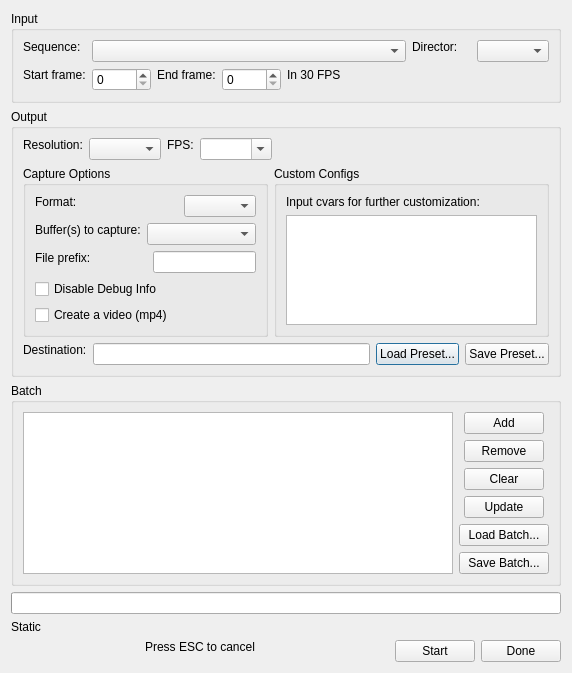
<?xml version="1.0" encoding="UTF-8"?>
<ui version="4.0">
 <class>SequenceBatchRenderDialog</class>
 <widget class="QDialog" name="SequenceBatchRenderDialog">
  <property name="geometry">
   <rect>
    <x>0</x>
    <y>0</y>
    <width>572</width>
    <height>614</height>
   </rect>
  </property>
  <property name="windowTitle">
   <string>Render Output</string>
  </property>
  <layout class="QVBoxLayout" name="verticalLayout_4">
   <item>
    <widget class="QGroupBox" name="groupBox">
     <property name="title">
      <string>Input</string>
     </property>
     <layout class="QGridLayout" name="gridLayout_2">
      <item row="1" column="5" colspan="2">
       <widget class="QLabel" name="BATCH_RENDER_FRAME_IN_FPS">
        <property name="text">
         <string>In 30 FPS</string>
        </property>
        <property name="alignment">
         <set>Qt::AlignLeading|Qt::AlignLeft|Qt::AlignTop</set>
        </property>
       </widget>
      </item>
      <item row="0" column="0">
       <widget class="QLabel" name="label">
        <property name="text">
         <string>Sequence:</string>
        </property>
        <property name="alignment">
         <set>Qt::AlignLeading|Qt::AlignLeft|Qt::AlignTop</set>
        </property>
       </widget>
      </item>
      <item row="1" column="3">
       <widget class="QLabel" name="label_2">
        <property name="text">
         <string>End frame:</string>
        </property>
        <property name="alignment">
         <set>Qt::AlignLeading|Qt::AlignLeft|Qt::AlignTop</set>
        </property>
       </widget>
      </item>
      <item row="0" column="7">
       <widget class="QLabel" name="label_3">
        <property name="text">
         <string>Director:</string>
        </property>
        <property name="alignment">
         <set>Qt::AlignLeading|Qt::AlignLeft|Qt::AlignTop</set>
        </property>
       </widget>
      </item>
      <item row="0" column="8">
       <widget class="QComboBox" name="m_shotCombo"/>
      </item>
      <item row="1" column="7" colspan="2">
       <spacer name="horizontalSpacer">
        <property name="orientation">
         <enum>Qt::Horizontal</enum>
        </property>
        <property name="sizeHint" stdset="0">
         <size>
          <width>40</width>
          <height>20</height>
         </size>
        </property>
       </spacer>
      </item>
      <item row="1" column="2">
       <widget class="QSpinBox" name="m_startFrame"/>
      </item>
      <item row="0" column="2" colspan="5">
       <widget class="QComboBox" name="m_sequenceCombo"/>
      </item>
      <item row="1" column="0">
       <widget class="QLabel" name="label_4">
        <property name="text">
         <string>Start frame:</string>
        </property>
        <property name="alignment">
         <set>Qt::AlignLeading|Qt::AlignLeft|Qt::AlignTop</set>
        </property>
       </widget>
      </item>
      <item row="1" column="4">
       <widget class="QSpinBox" name="m_endFrame"/>
      </item>
     </layout>
    </widget>
   </item>
   <item>
    <widget class="QGroupBox" name="groupBox_3">
     <property name="title">
      <string>Output</string>
     </property>
     <layout class="QVBoxLayout" name="verticalLayout_5">
      <item>
       <layout class="QHBoxLayout" name="horizontalLayout_5">
        <item>
         <widget class="QLabel" name="label_5">
          <property name="text">
           <string>Resolution:</string>
          </property>
          <property name="alignment">
           <set>Qt::AlignLeading|Qt::AlignLeft|Qt::AlignTop</set>
          </property>
         </widget>
        </item>
        <item>
         <widget class="QComboBox" name="m_resolutionCombo"/>
        </item>
        <item>
         <widget class="QLabel" name="label_6">
          <property name="text">
           <string>FPS:</string>
          </property>
          <property name="alignment">
           <set>Qt::AlignLeading|Qt::AlignLeft|Qt::AlignTop</set>
          </property>
         </widget>
        </item>
        <item>
         <widget class="QComboBox" name="m_fpsCombo">
          <property name="editable">
           <bool>true</bool>
          </property>
          <property name="insertPolicy">
           <enum>QComboBox::NoInsert</enum>
          </property>
         </widget>
        </item>
        <item>
         <spacer name="horizontalSpacer_2">
          <property name="orientation">
           <enum>Qt::Horizontal</enum>
          </property>
          <property name="sizeHint" stdset="0">
           <size>
            <width>40</width>
            <height>20</height>
           </size>
          </property>
         </spacer>
        </item>
       </layout>
      </item>
      <item>
       <layout class="QHBoxLayout" name="horizontalLayout_3">
        <item>
         <widget class="QGroupBox" name="groupBox_4">
          <property name="title">
           <string>Capture Options</string>
          </property>
          <layout class="QGridLayout" name="gridLayout">
           <item row="1" column="0">
            <widget class="QLabel" name="label_8">
             <property name="text">
              <string>Buffer(s) to capture:</string>
             </property>
             <property name="alignment">
              <set>Qt::AlignLeading|Qt::AlignLeft|Qt::AlignTop</set>
             </property>
            </widget>
           </item>
           <item row="2" column="2" colspan="2">
            <widget class="QLineEdit" name="BATCH_RENDER_FILE_PREFIX">
             <property name="alignment">
              <set>Qt::AlignLeading|Qt::AlignLeft|Qt::AlignVCenter</set>
             </property>
            </widget>
           </item>
           <item row="2" column="0">
            <widget class="QLabel" name="label_9">
             <property name="text">
              <string>File prefix:</string>
             </property>
             <property name="alignment">
              <set>Qt::AlignLeading|Qt::AlignLeft|Qt::AlignTop</set>
             </property>
            </widget>
           </item>
           <item row="0" column="3">
            <widget class="QComboBox" name="m_imageFormatCombo"/>
           </item>
           <item row="1" column="1" colspan="3">
            <widget class="QComboBox" name="m_buffersToCaptureCombo"/>
           </item>
           <item row="3" column="0" colspan="4">
            <widget class="QCheckBox" name="m_disableDebugInfoCheckBox">
             <property name="text">
              <string>Disable Debug Info</string>
             </property>
            </widget>
           </item>
           <item row="4" column="0" colspan="4">
            <widget class="QCheckBox" name="m_createVideoCheckBox">
             <property name="text">
              <string>Create a video (mp4)</string>
             </property>
            </widget>
           </item>
           <item row="0" column="0">
            <widget class="QLabel" name="label_7">
             <property name="text">
              <string>Format:</string>
             </property>
             <property name="alignment">
              <set>Qt::AlignLeading|Qt::AlignLeft|Qt::AlignTop</set>
             </property>
            </widget>
           </item>
          </layout>
         </widget>
        </item>
        <item>
         <widget class="QGroupBox" name="groupBox_5">
          <property name="title">
           <string>Custom Configs</string>
          </property>
          <layout class="QVBoxLayout" name="verticalLayout_3">
           <item>
            <widget class="QLabel" name="label_10">
             <property name="text">
              <string>Input cvars for further customization:</string>
             </property>
             <property name="alignment">
              <set>Qt::AlignLeading|Qt::AlignLeft|Qt::AlignTop</set>
             </property>
            </widget>
           </item>
           <item>
            <widget class="QTextEdit" name="m_cvarsEdit">
             <property name="html">
              <string>&lt;!DOCTYPE HTML PUBLIC &quot;-//W3C//DTD HTML 4.0//EN&quot; &quot;http://www.w3.org/TR/REC-html40/strict.dtd&quot;&gt;
&lt;html&gt;&lt;head&gt;&lt;meta name=&quot;qrichtext&quot; content=&quot;1&quot; /&gt;&lt;style type=&quot;text/css&quot;&gt;
p, li { white-space: pre-wrap; }
&lt;/style&gt;&lt;/head&gt;&lt;body style=&quot; font-family:'MS Shell Dlg 2'; font-size:8.25pt; font-weight:400; font-style:normal;&quot;&gt;
&lt;p style=&quot;-qt-paragraph-type:empty; margin-top:0px; margin-bottom:0px; margin-left:0px; margin-right:0px; -qt-block-indent:0; text-indent:0px;&quot;&gt;&lt;br /&gt;&lt;/p&gt;&lt;/body&gt;&lt;/html&gt;</string>
             </property>
             <property name="acceptRichText">
              <bool>false</bool>
             </property>
            </widget>
           </item>
          </layout>
         </widget>
        </item>
       </layout>
      </item>
      <item>
       <layout class="QHBoxLayout" name="horizontalLayout_2">
        <item>
         <widget class="QLabel" name="label_11">
          <property name="text">
           <string>Destination:</string>
          </property>
          <property name="alignment">
           <set>Qt::AlignLeading|Qt::AlignLeft|Qt::AlignTop</set>
          </property>
         </widget>
        </item>
        <item>
         <widget class="QLineEdit" name="m_destinationEdit">
          <property name="alignment">
           <set>Qt::AlignLeading|Qt::AlignLeft|Qt::AlignVCenter</set>
          </property>
         </widget>
        </item>
        <item>
         <widget class="QPushButton" name="BATCH_RENDER_LOAD_PRESET">
          <property name="text">
           <string>Load Preset...</string>
          </property>
         </widget>
        </item>
        <item>
         <widget class="QPushButton" name="BATCH_RENDER_SAVE_PRESET">
          <property name="text">
           <string>Save Preset...</string>
          </property>
         </widget>
        </item>
       </layout>
      </item>
     </layout>
    </widget>
   </item>
   <item>
    <widget class="QGroupBox" name="groupBox_2">
     <property name="title">
      <string>Batch</string>
     </property>
     <layout class="QHBoxLayout" name="horizontalLayout">
      <item>
       <widget class="QListView" name="m_renderList"/>
      </item>
      <item>
       <layout class="QVBoxLayout" name="verticalLayout_2">
        <item>
         <layout class="QVBoxLayout" name="verticalLayout">
          <property name="leftMargin">
           <number>5</number>
          </property>
          <property name="rightMargin">
           <number>5</number>
          </property>
          <item>
           <widget class="QPushButton" name="BATCH_RENDER_ADD_SEQ">
            <property name="text">
             <string>Add</string>
            </property>
           </widget>
          </item>
          <item>
           <widget class="QPushButton" name="BATCH_RENDER_REMOVE_SEQ">
            <property name="text">
             <string>Remove</string>
            </property>
           </widget>
          </item>
          <item>
           <widget class="QPushButton" name="BATCH_RENDER_CLEAR_SEQ">
            <property name="text">
             <string>Clear</string>
            </property>
           </widget>
          </item>
          <item>
           <widget class="QPushButton" name="m_updateBtn">
            <property name="text">
             <string>Update</string>
            </property>
           </widget>
          </item>
         </layout>
        </item>
        <item>
         <widget class="QPushButton" name="BATCH_RENDER_LOAD_BATCH">
          <property name="text">
           <string>Load Batch...</string>
          </property>
         </widget>
        </item>
        <item>
         <widget class="QPushButton" name="BATCH_RENDER_SAVE_BATCH">
          <property name="text">
           <string>Save Batch...</string>
          </property>
         </widget>
        </item>
       </layout>
      </item>
     </layout>
    </widget>
   </item>
   <item>
    <widget class="QProgressBar" name="m_progressBar">
     <property name="textVisible">
      <bool>false</bool>
     </property>
    </widget>
   </item>
   <item>
    <widget class="QLabel" name="m_progressStatusMsg">
     <property name="text">
      <string>Static</string>
     </property>
     <property name="alignment">
      <set>Qt::AlignLeading|Qt::AlignLeft|Qt::AlignTop</set>
     </property>
    </widget>
   </item>
   <item>
    <layout class="QHBoxLayout" name="horizontalLayout_4" stretch="1,0,0">
     <item>
      <widget class="QLabel" name="BATCH_RENDER_PRESS_ESC_TO_CANCEL">
       <property name="text">
        <string>Press ESC to cancel</string>
       </property>
       <property name="alignment">
        <set>Qt::AlignHCenter|Qt::AlignTop</set>
       </property>
      </widget>
     </item>
     <item>
      <widget class="QPushButton" name="m_pGoBtn">
       <property name="text">
        <string>Start</string>
       </property>
      </widget>
     </item>
     <item>
      <widget class="QPushButton" name="CANCEL">
       <property name="text">
        <string>Done</string>
       </property>
      </widget>
     </item>
    </layout>
   </item>
  </layout>
 </widget>
 <resources/>
 <connections/>
</ui>
